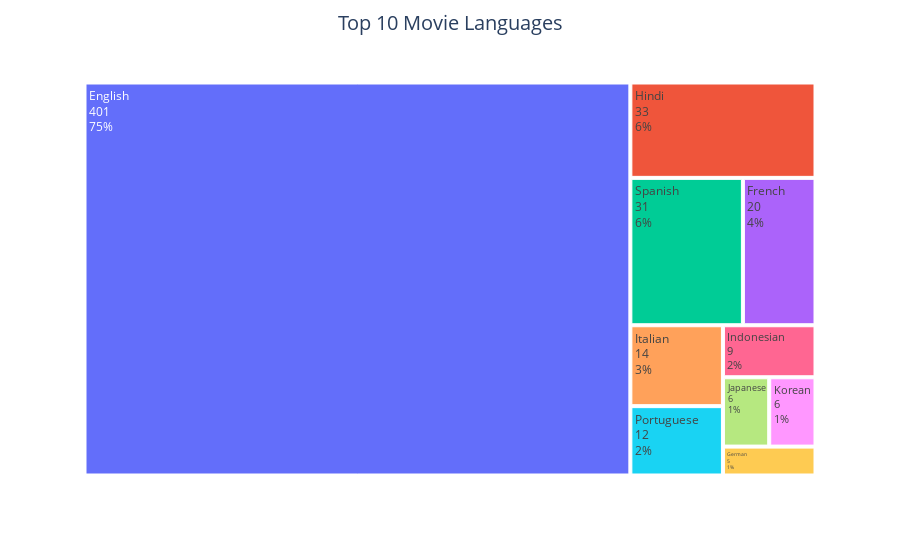

The notebook cell saved with this chart:
### Code cell
fig_lang = px.treemap(top10_languages, path=['index'], values='Language')
fig_lang.update_layout(title_text='Top 10 Movie Languages',
                  title_x=0.5, 
                  title_font=dict(size=20))
fig_lang.update_traces(textinfo="label+value+percent parent")
fig_lang.show()

### Figure 1 — Plotly figure (JSON) as saved in the notebook; plotly's stock layout.template omitted (floating-point values rounded to 4 significant figures)
{"data": [{"branchvalues": "total", "domain": {"x": [0, 1], "y": [0, 1]}, "hovertemplate": "labels=%{label}<br>Language=%{value}<br>parent=%{parent}<br>id=%{id}<extra></extra>", "ids": ["English", "French", "German", "Hindi", "Indonesian", "Italian", "Japanese", "Korean", "Portuguese", "Spanish"], "labels": ["English", "French", "German", "Hindi", "Indonesian", "Italian", "Japanese", "Korean", "Portuguese", "Spanish"], "name": "", "parents": ["", "", "", "", "", "", "", "", "", ""], "textinfo": "label+value+percent parent", "type": "treemap", "values": [401, 20, 5, 33, 9, 14, 6, 6, 12, 31]}], "layout": {"legend": {"tracegroupgap": 0}, "margin": {"t": 60}, "title": {"font": {"size": 20}, "text": "Top 10 Movie Languages", "x": 0.5}}}
